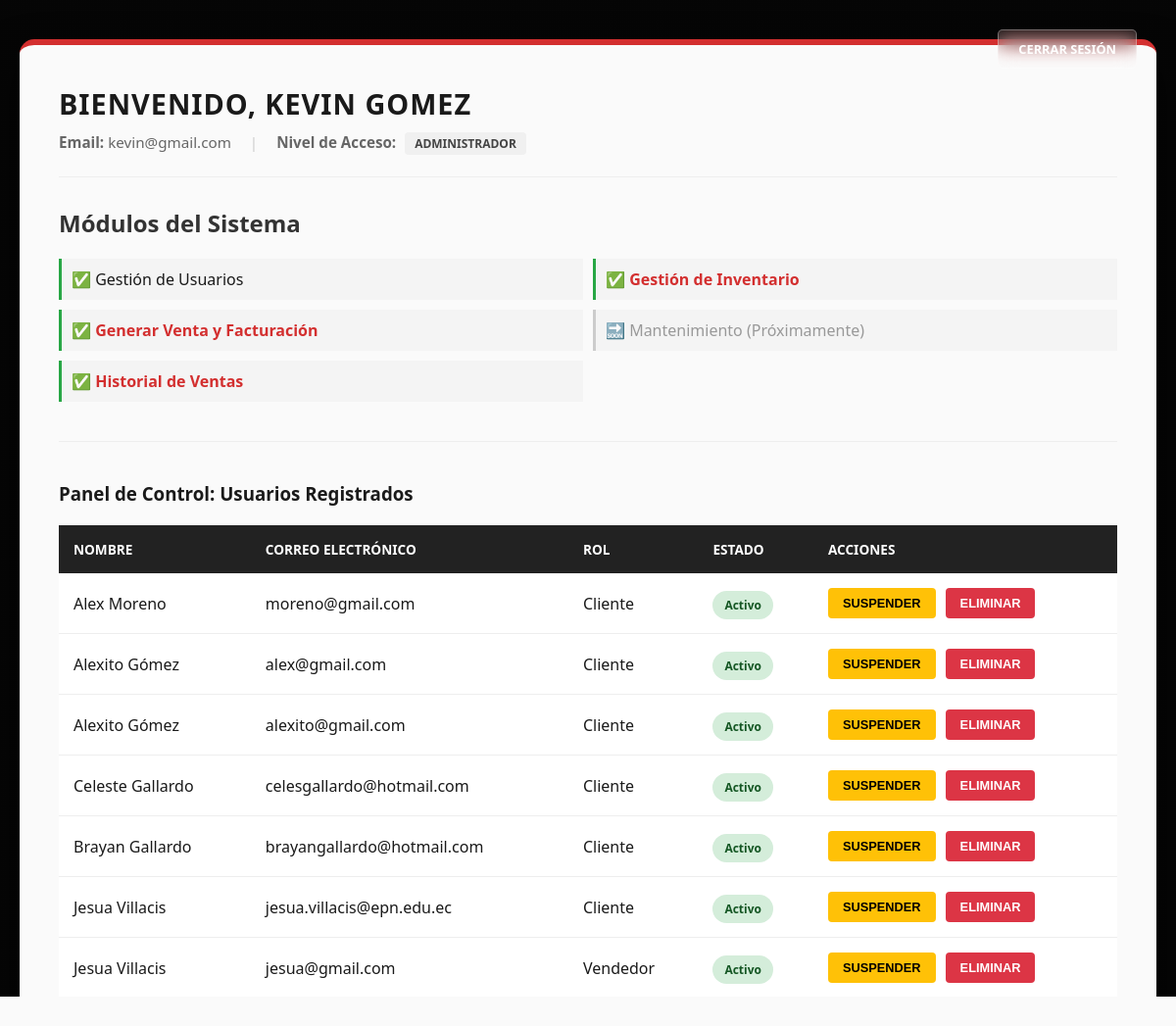
Page /dashboard/ (signed in) on the committed database.
### usuarios/models.py (models this page shows, shortened)
class Usuario(AbstractUser):
    email = models.EmailField(unique=True)
    USERNAME_FIELD = 'email'
    REQUIRED_FIELDS = ['username', 'first_name', 'last_name']
    ROL_CHOICES =[
         ('cliente', 'Cliente'),
        ('vendedor', 'Vendedor'),
        ('recepcionista', 'Recepcionista de Taller'),
        ('administrador', 'Administrador'),
    ]
    rol = models.CharField(max_length=20, choices=ROL_CHOICES, default='cliente')
    telefono = models.CharField(max_length=15, blank=True, null=True)
    cedula = models.CharField(max_length=10, blank=True, null=True, unique=True)
    fecha_registro = models.DateTimeField(auto_now_add=True)
    class Meta:
        verbose_name = 'Usuario'
        verbose_name_plural = 'Usuarios'

### core_app/views.py (the view)
# urls.py: path('dashboard/', views.dashboard, name='dashboard'),
@never_cache
@login_required
def dashboard(request):
    contexto = {'usuario': request.user}
    if request.user.is_superuser or request.user.es_administrador:
        contexto['lista_usuarios'] = Usuario.objects.exclude(id=request.user.id)
    return render(request, 'dashboard.html', contexto)

### templates/dashboard.html (shortened to what this page needs)
{% load static %}
<!DOCTYPE html>
<html lang="es">
<head>
    <link rel="stylesheet" href="{% static 'css/style.css' %}">
</head>
<body>
    <a href="{% url 'cerrar_sesion' %}" class="btn-cerrar">Cerrar Sesión</a>
    <div class="dashboard-wrapper">
        <header class="header-flex">
            <div class="user-welcome">
                <h1>BIENVENIDO, {{ usuario.get_full_name|default:usuario.username|upper }}</h1>
                <div class="user-meta">
                    <span><strong>Email:</strong> {{ usuario.email }}</span>
                    <span style="margin: 0 15px; color: #ccc;">|</span>
                    <span><strong>Nivel de Acceso:</strong> <span class="role-badge">{% if usuario.is_superuser or usuario.es_administrador %} Administrador {% else %} {{ usuario.get_rol_display }} {% endif %}</span></span>
                </div>
            </div>
        </header>
        <section class="modulos-section">
            <h2 style="margin-bottom: 20px; color: #333;">Módulos del Sistema</h2>
            {% if usuario.is_superuser or usuario.es_administrador %}
                <div class="info-admin">
                    <ul style="list-style: none; padding: 0; display: grid; grid-template-columns: 1fr 1fr; gap: 10px;">
                        <li style="padding: 10px; border-left: 3px solid #28a745; background: #f4f4f4;">✅ Gestión de Usuarios</li>
                        <li style="padding: 10px; border-left: 3px solid #28a745; background: #f4f4f4;">✅ <a href="{% url 'lista_vehiculos' %}">Gestión de Inventario</a></li>
                        <li style="padding: 10px; border-left: 3px solid #28a745; background: #f4f4f4;">✅ <a href="{% url 'crear_venta' %}">Generar Venta y Facturación</a></li>
                        <li style="padding: 10px; border-left: 3px solid #ccc; background: #f4f4f4; color: #999;">🔜 Mantenimiento (Próximamente)</li>
                        <li style="padding: 10px; border-left: 3px solid #28a745; background: #f4f4f4;">✅ <a href="{% url 'historial_ventas' %}">Historial de Ventas</a></li>
                    </ul>
                </div>
                <hr style="border: 0; border-top: 1px solid #eee; margin: 40px 0;">
                <h3 style="margin-bottom: 20px;">Panel de Control: Usuarios Registrados</h3>
                <table class="tabla-usuarios">
                    <thead>
                        <tr>
                            <th>Nombre</th>
                            <th>Correo Electrónico</th>
                            <th>Rol</th>
                            <th>Estado</th>
                            <th>Acciones</th>
                        </tr>
                    </thead>
                    <tbody>
                        {% for u in lista_usuarios %}
                        <tr>
                            <td>{{ u.get_full_name|default:"-" }}</td>
                            <td>{{ u.email }}</td>
                            <td>{{ u.get_rol_display }}</td>
                            <td>
                                {% if u.is_active %}
                                    <span class="badge badge-activo">Activo</span>
                                {% else %}
                                    <span class="badge badge-suspendido">Suspendido</span>
                                {% endif %}
                            </td>
                            <td>
                                <div class="flex-acciones">
                                    <form action="{% url 'toggle_estado_usuario' u.id %}" method="POST">
                                        {% if u.is_active %}
                                            <button type="submit" class="btn-accion btn-suspender">Suspender</button>
                                        {% else %}
                                            <button type="submit" class="btn-accion btn-activar">Activar</button>
                                        {% endif %}
                                    </form>
                                    <form action="{% url 'eliminar_usuario' u.id %}" method="POST" onsubmit="return confirm('¿Eliminar permanentemente a {{ u.email }}?');">
                                        <button type="submit" class="btn-accion btn-eliminar">Eliminar</button>
                                    </form>
                                </div>
                            </td>
                        </tr>
                        {% empty %}
                        <tr>
                            <td colspan="5" style="text-align: center; padding: 30px; color: #666;">No hay otros usuarios registrados en la base de datos.</td>
                        </tr>
                        {% endfor %}
                    </tbody>
                </table>
            {% endif %}
        </section>
    </div>
</body>
</html>

### static/css/style.css (style rules this page uses)
:root { --primary-red: #d32f2f; --dark-bg: #1a1a1a; --card-bg: #ffffff; --text-main: #333333; --text-light: #666666; --border-color: #e0e0e0; }
body { font-family: 'Segoe UI', Tahoma, Geneva, Verdana, sans-serif; background-color: var(--dark-bg); background-image: linear-gradient(rgba(0, 0, 0, 0.8), rgba(0, 0, 0, 0.8)), url('https://images.unsplash.com/photo-1492144534655-ae79c964c9d7?auto=format&fit=crop&q=80&w=1920'); background-size: cover; background-attachment: fixed; display: flex; justify-content: center; align-items: center; min-height: 100vh; margin: 0; color: var(--text-main); position: relative; }
.btn-cerrar { position: absolute; top: 30px; right: 40px; background-color: rgba(255, 255, 255, 0.1); color: white; padding: 10px 20px; text-decoration: none; border-radius: 5px; font-weight: bold; font-size: 0.8rem; text-transform: uppercase; border: 1px solid rgba(255, 255, 255, 0.3); transition: all 0.3s ease; backdrop-filter: blur(10px); z-index: 1000; }
.dashboard-wrapper { max-width: 1100px; width: 90%; margin: 40px auto; background: rgba(255, 255, 255, 0.98); padding: 40px; border-radius: 15px; box-shadow: 0 20px 40px rgba(0,0,0,0.7); color: #1a1a1a; border-top: 6px solid var(--primary-red); }
.header-flex { border-bottom: 1px solid #eee; padding-bottom: 25px; margin-bottom: 30px; }
.user-welcome h1 { text-align: left; margin: 0; font-size: 1.8rem; letter-spacing: 1px; color: #1a1a1a; font-weight: 800; }
.user-meta { margin-top: 10px; font-size: 0.95rem; color: var(--text-light); }
.role-badge { background: #f0f0f0; padding: 3px 10px; border-radius: 4px; text-transform: uppercase; font-size: 0.75rem; margin-left: 5px; font-weight: bold; color: #444; }
.tabla-usuarios { width: 100%; border-collapse: collapse; margin-top: 20px; background: white; }
.tabla-usuarios th { background-color: #222; color: #fff; padding: 15px; text-align: left; font-size: 0.85rem; text-transform: uppercase; }
.tabla-usuarios td { padding: 15px; border-bottom: 1px solid #eee; }
button { width: 100%; padding: 14px; background-color: var(--primary-red); color: white; border: none; border-radius: 6px; font-weight: bold; text-transform: uppercase; cursor: pointer; transition: background 0.3s; }
.badge { padding: 6px 12px; border-radius: 20px; font-size: 0.75rem; font-weight: bold; }
.badge-activo { background: #d4edda; color: #155724; }
.btn-accion { border: none; padding: 8px 15px; border-radius: 4px; cursor: pointer; font-weight: bold; color: white; font-size: 0.8rem; width: auto; }
.btn-suspender { background-color: #ffc107; color: #000; }
.btn-eliminar { background-color: #dc3545; }
.flex-acciones { display: flex; gap: 10px; }
.flex-acciones form { margin: 0; padding: 0; }
a { color: var(--primary-red); text-decoration: none; font-weight: bold; }

### rows in the picture
Usuario: get_full_name "KEVIN GOMEZ", email "kevin@gmail.com"
Usuario: get_full_name "Alex Moreno", email "moreno@gmail.com", rol "Cliente", is_active "Activo"
Usuario: get_full_name "Alexito Gómez", email "alex@gmail.com", rol "Cliente", is_active "Activo"
Usuario: get_full_name "Alexito Gómez", email "alexito@gmail.com", rol "Cliente", is_active "Activo"
Usuario: get_full_name "Celeste Gallardo", email "celesgallardo@hotmail.com", rol "Cliente", is_active "Activo"
Usuario: get_full_name "Brayan Gallardo", email "brayangallardo@hotmail.com", rol "Cliente", is_active "Activo"
Usuario: get_full_name "Jesua Villacis", email "jesua.villacis@epn.edu.ec", rol "Cliente", is_active "Activo"
Usuario: get_full_name "Jesua Villacis", email "jesua@gmail.com", rol "Vendedor", is_active "Activo"
